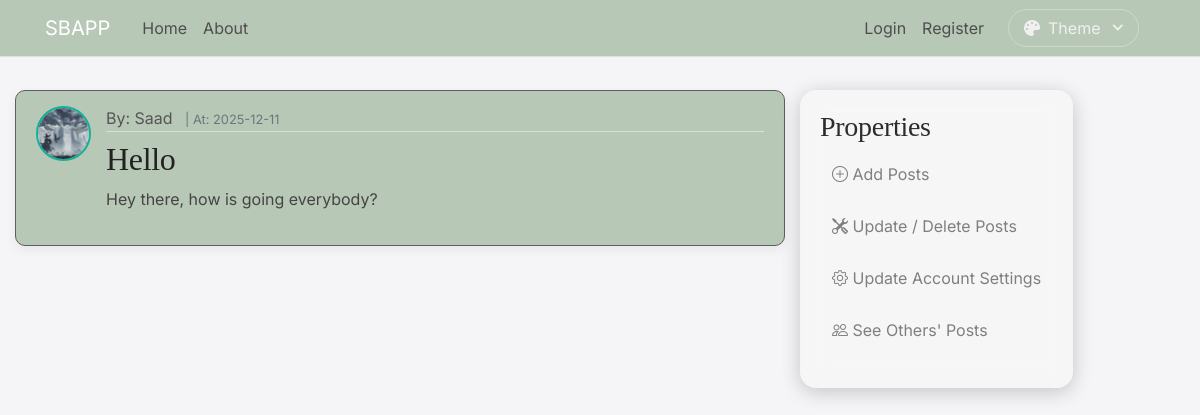
The page /post/17 on the database as committed earlier.
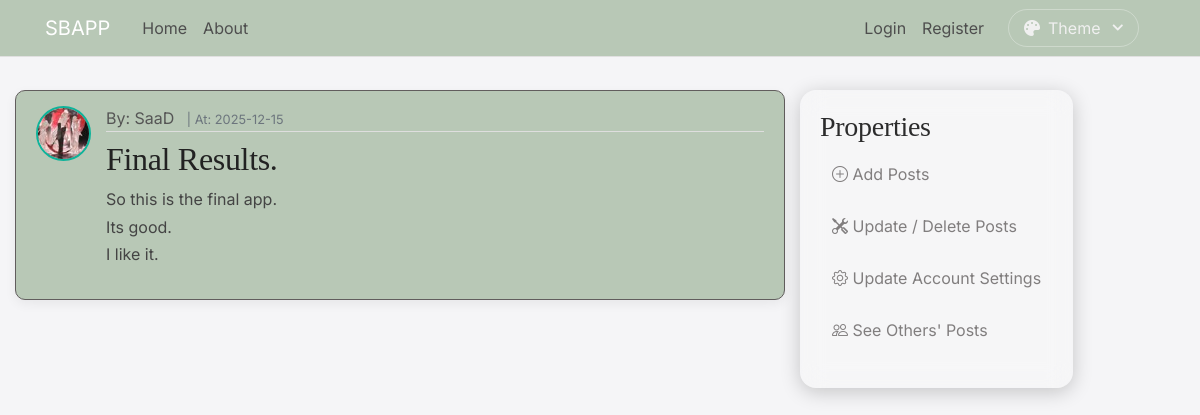
The same page on the database as committed later.
### app/models.py (models this page shows, shortened)
class User(db.Model, UserMixin):
    id = db.Column(db.Integer, primary_key=True)
    username = db.Column(db.String(20), unique=True, nullable=False)
    email = db.Column(db.String(120), unique=True, nullable=False)
    image_file = db.Column(db.String(40), nullable=False, default='default.jpg')
    password = db.Column(db.String(60), nullable=False)
    posts = db.relationship('Post', backref='author', lazy=True)

class Post(db.Model):
    id = db.Column(db.Integer, primary_key=True)
    title = db.Column(db.String(100), nullable=False)
    date_posted = db.Column(db.DateTime, nullable=False, default=datetime.utcnow)
    content = db.Column(db.Text, nullable=False)
    user_id = db.Column(db.Integer, db.ForeignKey('user.id'), nullable=False)

### app/posts/routes.py (the view)
@posts.route("/post/<int:post_id>")
def post(post_id):
    post_obj = Post.query.get_or_404(post_id)
    return render_template("post.html", title=post_obj.title, post=post_obj)

### app/templates/post.html (shortened to what this page needs)
{% extends "layout.html" %}
{% block content %}
        <article class="media content-section">
          <img class="post-author-img" src="{{ url_for('static', filename='pics/' + post.author.image_file) }}">
          <div class="media-body">
            <div class="article-metadata">
              <a class="mr-2" href="{{url_for('user.user_posts', username=post.author.username)}}">By: {{ post.author.username }}</a>
              <small class="text-muted">| At: {{ post.date_posted.strftime('%Y-%m-%d') }}</small>
            </div>
            <h2 class="article-title">{{ post.title }}</h2>
            <p class="article-content">{{ post.content }}</p>
          </div>
        </article>
{% endblock content %}

### app/templates/layout.html (shortened to what this page needs)
<!doctype html>
<html lang="en">
  <head>
    <link rel="stylesheet"
      href="https://maxcdn.bootstrapcdn.com/bootstrap/4.0.0/css/bootstrap.min.css">
    <link rel="stylesheet" href="https://cdnjs.cloudflare.com/ajax/libs/font-awesome/5.15.4/css/all.min.css">
    <link rel="stylesheet" href="https://cdn.jsdelivr.net/npm/bootstrap-icons@1.11.1/font/bootstrap-icons.css">
    <link id="light-theme" rel="stylesheet" type="text/css" href="{{ url_for('static', filename='css/design.css') }}">
    <link id="dark-theme" rel="stylesheet" type="text/css" href="{{ url_for('static', filename='css/dark.css') }}" disabled>
  </head>
  <body>
    <header class="site-header">
      <nav class="navbar navbar-expand-md navbar-dark bg-steel fixed-top">
        <div class="container">
          <a class="navbar-brand mr-4" href="/">SBAPP</a>
          <div class="collapse navbar-collapse" id="navbarToggle">
            <div class="navbar-nav mr-auto">
              <a class="nav-item nav-link" href="{{ url_for('main.home') }}">Home</a>
              <a class="nav-item nav-link" href="{{ url_for('main.about') }}">About</a>
            </div>
            <div class="navbar-nav">
              {% if current_user.is_authenticated %}
                <a class="nav-item nav-link" href="{{ url_for('posts.new_post') }}">Add Post</a>
                <a class="nav-item nav-link" href="{{ url_for('user.account') }}">Account</a>
                <a class="nav-item nav-link" href="{{ url_for('user.logout') }}">Log Out</a>
              {% else %}
                <a class="nav-item nav-link" href="{{ url_for('user.login') }}">Login</a>
                <a class="nav-item nav-link" href="{{ url_for('user.register') }}">Register</a>
              {% endif %}
            </div>
            <div class="theme-dropdown-wrapper mx-3">
              <button class="theme-toggle-btn" id="theme-toggle-btn">
                <i class="fas fa-palette"></i>
                <span>Theme</span>
                <i class="fas fa-chevron-down ml-1" style="font-size: 12px;"></i>
              </button>
            </div>
          </div>
        </div>
      </nav>
    </header>
    <main role="main" class="container-fluid" style="margin-top: 90px;">
      <div class="row">
        <div class="col-md-8">
          {% block content %}{% endblock %}
        </div>
        <div class="sidebar glass-sidebar">
          <h3>Properties</h3>
          <ul>
            <li>
              <a href="{{ url_for('posts.new_post') }}">
                <i class="bi bi-plus-circle"></i> Add Posts
              </a>
            </li>
            <li>
              <a href="{{ url_for('user.user_posts',username=current_user.username) }}">
                <i class="bi bi-tools"></i> Update / Delete Posts
              </a>
            </li>
            <li>
              <a href="{{ url_for('user.account') }}">
                <i class="bi bi-gear"></i> Update Account Settings
              </a>
            </li>
            <li>
              <a href="{{ url_for('main.home') }}">
                <i class="bi bi-people"></i> See Others' Posts
              </a>
            </li>
          </ul>
        </div>
    </main>
  </body>
</html>

### app/static/css/design.css (style rules this page uses)
body { background: #f5f5f7; color: #333333; margin-top: 5rem; font-family: "Segoe UI", Arial, sans-serif; }
h1, h2, h3, h4, h5, h6 { color: #2c2c2c; }
.bg-steel { background-color: #b8c8b6; border-bottom: 1px solid #e0e0e0; }
.site-header .navbar-nav .nav-link { color: #4e4e4e; }
.content-section { background: #b8c8b6; color: #333333; padding: 15px 20px; border: 1px solid #615d5d; border-radius: 10px; margin-bottom: 20px; box-shadow: 0 4px 12px rgba(0, 0, 0, 0.06); }
.article-title { color: #222222; }
.article-content { white-space: pre-line; color: #444444; line-height: 1.7; }
.post-author-img { width: 55px; height: 55px; object-fit: cover; border-radius: 50%; margin-right: 15px; border: 2px solid #0fb39a; }
.article-metadata { padding-bottom: 1px; margin-bottom: 8px; border-bottom: 1px solid #dedede; color: #777777; }
.article-metadata a { color: #555555; }
:root { --font-body: 'Inter', system-ui, sans-serif; --font-heading: 'Playfair Display', serif; }
body { font-family: var(--font-body); }
h1, h2, h3, .post-title { font-family: var(--font-heading); letter-spacing: -0.01em; }

### app/templates/layout.html (style rules this page uses)
.theme-dropdown-wrapper { position: relative; }
.theme-toggle-btn { background: transparent; border: 1px solid rgba(255,255,255,0.3); border-radius: 20px; color: rgb(240, 240, 240); padding: 6px 15px; display: flex; align-items: center; gap: 8px; transition: all 0.3s ease; }
.glass-sidebar { background: rgba(255, 255, 255, 0.1); backdrop-filter: blur(12px); border-radius: 16px; padding: 20px; box-shadow: 0 4px 20px rgba(0,0,0,0.2); }
.glass-sidebar ul { list-style: none; padding: 0; }
.glass-sidebar li { padding: 10px 12px; margin-bottom: 8px; border-radius: 12px; cursor: pointer; transition: 0.3s ease; }
.glass-sidebar a { text-decoration: none; color: #817e7e; }

Rows that differ between the two databases and show on the page:
changed User: image_file: a different picture; author.username "Saad" → "SaaD"
changed Post: date_posted "2025-12-11" → "2025-12-15"; title "Hello" → "Final Results."; content "Hey there, how is going everybody?" → "So this is the final app. Its good. I like it."
